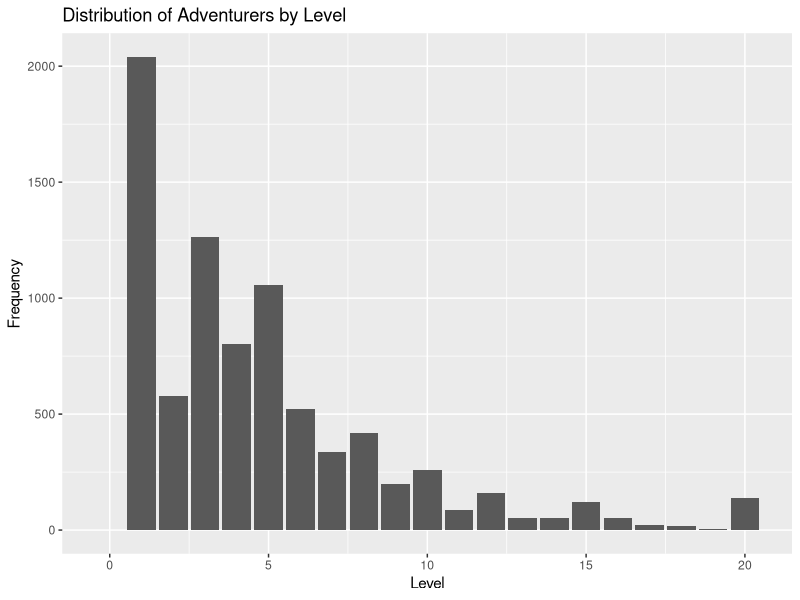
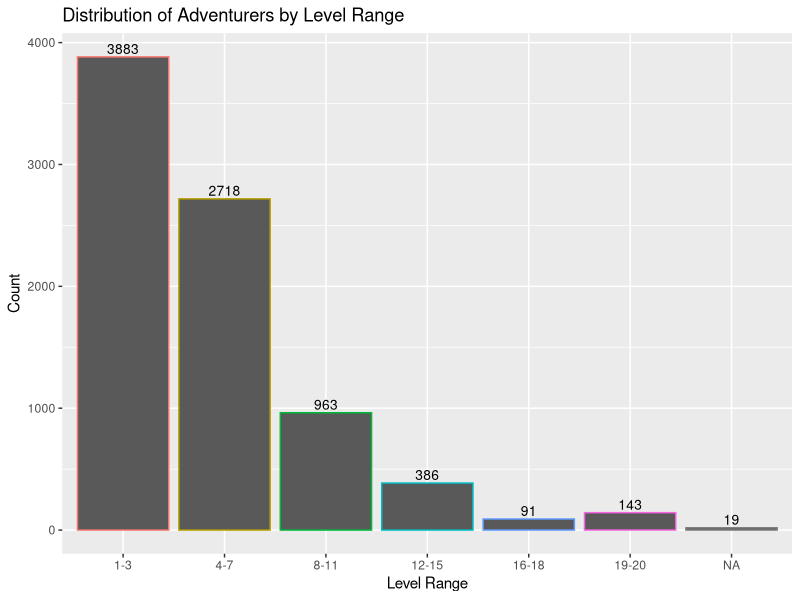
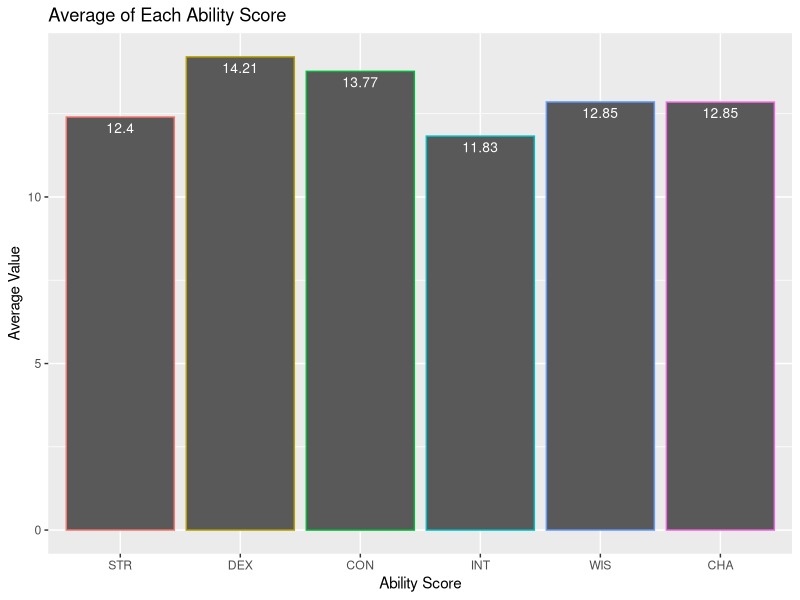
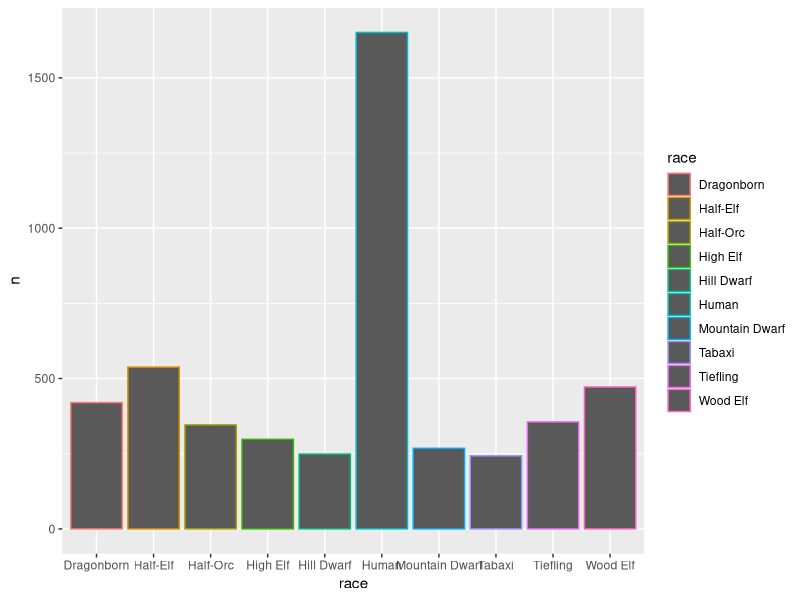
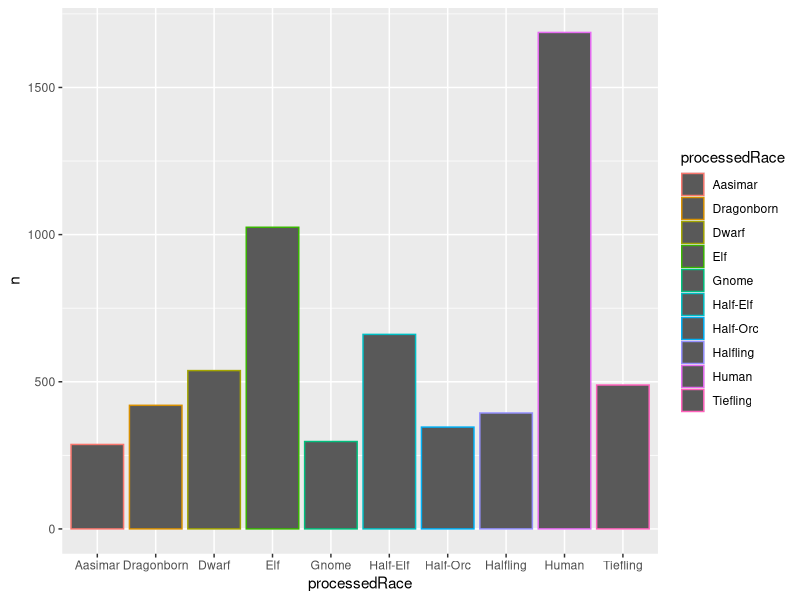

Source code (R) for these figures, in order:
## ---- chunk 1
knitr::opts_chunk$set(echo = TRUE)
## ---- chunk 2
library(tidyverse)
## ---- chunk 3
allchars <-read_tsv(here::here("data-raw","dnd_chars_all.tsv"))
## ---- chunk 4
allchars %>%
	subset(level<21) %>%
		#Building Bar Chart
	ggplot(aes(x=level))+
	geom_bar()+
	labs(title="Distribution of Adventurers by Level",
	x="Level",y="Frequency")

## ---- chunk 5
allchars %>%
    #Ready Data
  count(levelGroup) %>%
  mutate(levelG=fct_relevel(levelGroup,"1-3","4-7","8-11","12-15",
  	"16-18","19-20"))%>%
	#Build Bar Chart
  ggplot(aes(x=levelG,y=n,color=levelG))+geom_bar(stat="identity")+
    geom_text(aes(label=n), vjust=-.3, color="black", size=3.5)+
    theme(legend.position="none")+
	labs(title="Distribution of Adventurers by Level Range",
	x="Level Range",y="Count")
## ---- chunk 6
#Add distributions as well
allchars %>%
	subset(level<2)%>%
	#Manipulate Data: Calculating Means
 summarise(STR=mean(Str),DEX=mean(Dex),
		   CON=mean(Con),INT=mean(Int),
		   WIS=mean(Wis),CHA=mean(Cha)) %>%
	#Pivot Table and Ordering Abilities
 pivot_longer(
    cols = `STR`:`CHA`,
    names_to = "Stat",
    values_to = "AverageValue")%>%
	mutate(Ability=fct_relevel(Stat,"STR","DEX","CON","INT","WIS","CHA"))%>%
	#Building Bar Chart
	ggplot(aes(x=Ability,y=AverageValue,color=Ability))+
	geom_bar(stat="identity")+ 
    geom_text(aes(label=round(AverageValue,digits=2)), 
      vjust=1.6, color="white", size=3.5)+
      theme(legend.position="none")+
	  labs(title="Average of Each Ability Score", 
	  x="Ability Score",y="Average Value")
## ---- chunk 7
numSums <-allchars %>%
	subset(level<2)%>%
	summarise(Variable=c("Min","Q1","Median","Mean","Q3","Max")
			  ,STR=summary(Str),DEX=summary(Dex),
		   CON=summary(Con),INT=summary(Int),
		   WIS=summary(Wis),CHA=summary(Cha))
## ---- chunk 8
set.seed(12345)                          # Set seed for reproducibility

allchars %>%
	subset(level<2, processedRace != "NA")%>%
	sample_n(10)%>%
	select(processedRace, class, Str:Cha)
## ---- chunk 9
#Two barcharts one with races and one with subraces included
allchars %>%
	count(race)%>%
    arrange(desc(n)) %>%
    slice(1:10) %>% #looking at top 10
#Building Bar Chart
	ggplot(aes(x=race,y=n,color=race))+ geom_bar(stat="identity")

allchars %>%
	count(processedRace)%>%
arrange(desc(n)) %>%
    slice(1:10) %>%
#Building Bar Chart
	ggplot(aes(x=processedRace,y=n,color=processedRace))+ geom_bar(stat="identity")

	
